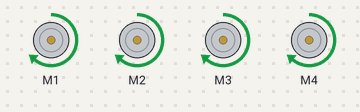
Recording of a sketch running on a simulated Arduino Uno, built with avr-gcc and run on an emulated ATmega328P. Shown: 4 × DC motor (green arrow = forward, orange = backward, longer = faster). What the sketch prints to the serial monitor is not drawn.

Above: at 0.7 s.
At 3.0 s:
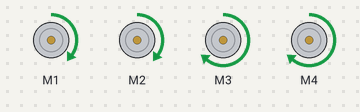
At 4.5 s:
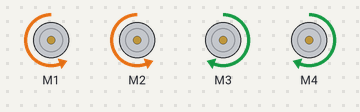
At 5.6 s:
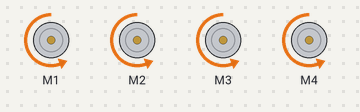
At 7.4 s:
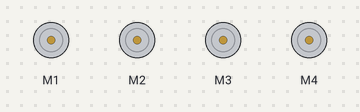
At 10.4 s:
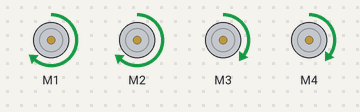
Timing chart, 0 to 10.9 s (numbered marks = the images above):
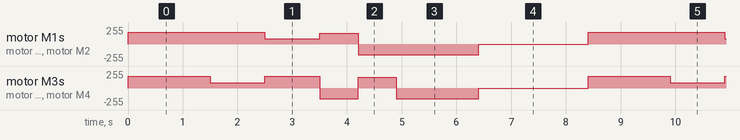

Measured:
- by itself, motor M1, motor M2: repeats every 8.4 s: forward 80/255 1.0 s, forward 160/255 0.70 s, backward 160/255 2.2 s, stopped 2.0 s, forward 180/255 2.5 s
- by itself, motor M3, motor M4: repeats every 8.4 s: forward 80/255 1.0 s, forward 180/255 1.0 s, backward 160/255 0.70 s, forward 160/255 0.70 s, backward 160/255 1.5 s, stopped 2.0 s, forward 180/255 1.5 s

The sketch:

Control_Motors.ino
```cpp
// ============================================================
//  4WD Differential Steering — Adafruit Motor Shield v2
//  Arduino Uno / Nano
//
//  Wiring:
//    Left  Front motor  → M1
//    Left  Rear  motor  → M2
//    Right Front motor  → M3
//    Right Rear  motor  → M4
//
//  Requires: Adafruit Motor Shield V2 Library
//  Install via Arduino Library Manager:
//    "Adafruit Motor Shield V2 Library"
// ============================================================

#include <Wire.h>
#include <Adafruit_MotorShield.h>

// ── Shield & motor objects ────────────────────────────────────
Adafruit_MotorShield AFMS = Adafruit_MotorShield(); // default I2C addr 0x60

Adafruit_DCMotor *leftFront  = AFMS.getMotor(1);   // M1
Adafruit_DCMotor *leftRear   = AFMS.getMotor(2);   // M2
Adafruit_DCMotor *rightFront = AFMS.getMotor(3);   // M3
Adafruit_DCMotor *rightRear  = AFMS.getMotor(4);   // M4

// ── Speed constants (0–255) ───────────────────────────────────
const uint8_t BASE_SPEED  = 180;   // default drive speed
const uint8_t TURN_SPEED  = 150;   // inner wheel speed while turning
const uint8_t PIVOT_SPEED = 160;   // speed used for point turns

// ─────────────────────────────────────────────────────────────
//  Low-level helpers
// ─────────────────────────────────────────────────────────────

/** Set left-side motors to a given speed and direction. */
void setLeft(uint8_t speed, uint8_t dir) {
  leftFront->setSpeed(speed);
  leftRear->setSpeed(speed);
  leftFront->run(dir);
  leftRear->run(dir);
}

/** Set right-side motors to a given speed and direction. */
void setRight(uint8_t speed, uint8_t dir) {
  rightFront->setSpeed(speed);
  rightRear->setSpeed(speed);
  rightFront->run(dir);
  rightRear->run(dir);
}

/** Release (coast) all motors. */
void releaseAll() {
  leftFront->run(RELEASE);
  leftRear->run(RELEASE);
  rightFront->run(RELEASE);
  rightRear->run(RELEASE);
}

// ─────────────────────────────────────────────────────────────
//  High-level movement functions
// ─────────────────────────────────────────────────────────────

/**
 * Drive straight forward.
 * @param speed  0–255
 */
void driveForward(uint8_t speed = BASE_SPEED) {
  setLeft(speed, FORWARD);
  setRight(speed, FORWARD);
}

/**
 * Drive straight backward.
 * @param speed  0–255
 */
void driveBackward(uint8_t speed = BASE_SPEED) {
  setLeft(speed, BACKWARD);
  setRight(speed, BACKWARD);
}

/**
 * Gradual left turn while moving forward.
 * The right side drives at full speed; the left side is slowed.
 * @param outerSpeed  Speed of the faster (right) side
 * @param innerSpeed  Speed of the slower (left) side — use 0 to pivot on left wheels
 */
void turnLeft(uint8_t outerSpeed = BASE_SPEED, uint8_t innerSpeed = TURN_SPEED) {
  setLeft(innerSpeed, FORWARD);
  setRight(outerSpeed, FORWARD);
}

/**
 * Gradual right turn while moving forward.
 * The left side drives at full speed; the right side is slowed.
 */
void turnRight(uint8_t outerSpeed = BASE_SPEED, uint8_t innerSpeed = TURN_SPEED) {
  setLeft(outerSpeed, FORWARD);
  setRight(innerSpeed, FORWARD);
}

/**
 * Pivot (point-turn) left in place.
 * Left wheels reverse, right wheels forward.
 */
void pivotLeft(uint8_t speed = PIVOT_SPEED) {
  setLeft(speed, BACKWARD);
  setRight(speed, FORWARD);
}

/**
 * Pivot (point-turn) right in place.
 * Right wheels reverse, left wheels forward.
 */
void pivotRight(uint8_t speed = PIVOT_SPEED) {
  setLeft(speed, FORWARD);
  setRight(speed, BACKWARD);
}

/**
 * Stop all motors (coast).
 */
void stopAll() {
  releaseAll();
}

/**
 * Brake all motors (active stop).
 */
void brakeAll() {
  leftFront->run(BRAKE);
  leftRear->run(BRAKE);
  rightFront->run(BRAKE);
  rightRear->run(BRAKE);
}

// ─────────────────────────────────────────────────────────────
//  Mixer — steer with a single throttle + steering value
// ─────────────────────────────────────────────────────────────

/**
 * Mixed drive: combine throttle and steering into left/right speeds.
 *
 * @param throttle  -255 (full reverse) to +255 (full forward)
 * @param steering  -255 (full left)    to +255 (full right)
 *
 * Example sources: joystick, RC receiver, serial commands, etc.
 */
void drive(int throttle, int steering) {
  // Mix
  int leftSpeed  = throttle + steering;
  int rightSpeed = throttle - steering;

  // Clamp to ±255
  leftSpeed  = constrain(leftSpeed,  -255, 255);
  rightSpeed = constrain(rightSpeed, -255, 255);

  // Apply left side
  if (leftSpeed >= 0) {
    setLeft((uint8_t)leftSpeed, FORWARD);
  } else {
    setLeft((uint8_t)(-leftSpeed), BACKWARD);
  }

  // Apply right side
  if (rightSpeed >= 0) {
    setRight((uint8_t)rightSpeed, FORWARD);
  } else {
    setRight((uint8_t)(-rightSpeed), BACKWARD);
  }
}

// ─────────────────────────────────────────────────────────────
//  Setup & demo loop
// ─────────────────────────────────────────────────────────────

void setup() {
  Serial.begin(9600);
  Serial.println("4WD Motor Shield v2 — Starting...");

  if (!AFMS.begin()) {
    Serial.println("ERROR: Motor Shield not found. Check wiring/I2C address.");
    while (true); // halt
  }

  Serial.println("Motor Shield OK.");
}

void loop() {
  // ── Demo sequence — replace with your own control logic ──

  Serial.println("Forward");
  driveForward(180);
  delay(1500);

  Serial.println("Turn Right");
  turnRight(180, 80);
  delay(1000);

  Serial.println("Turn Left");
  turnLeft(180, 80);
  delay(1000);

  Serial.println("Pivot Right");
  pivotRight(160);
  delay(700);

  Serial.println("Pivot Left");
  pivotLeft(160);
  delay(700);

  Serial.println("Reverse");
  driveBackward(160);
  delay(1500);

  Serial.println("Stop");
  stopAll();
  delay(2000);

  // ── Example: use the mixer with fixed values ──
  // drive(200, -100);  // forward + steer left
  // delay(1000);
  // drive(0, 0);       // stop
}
```
